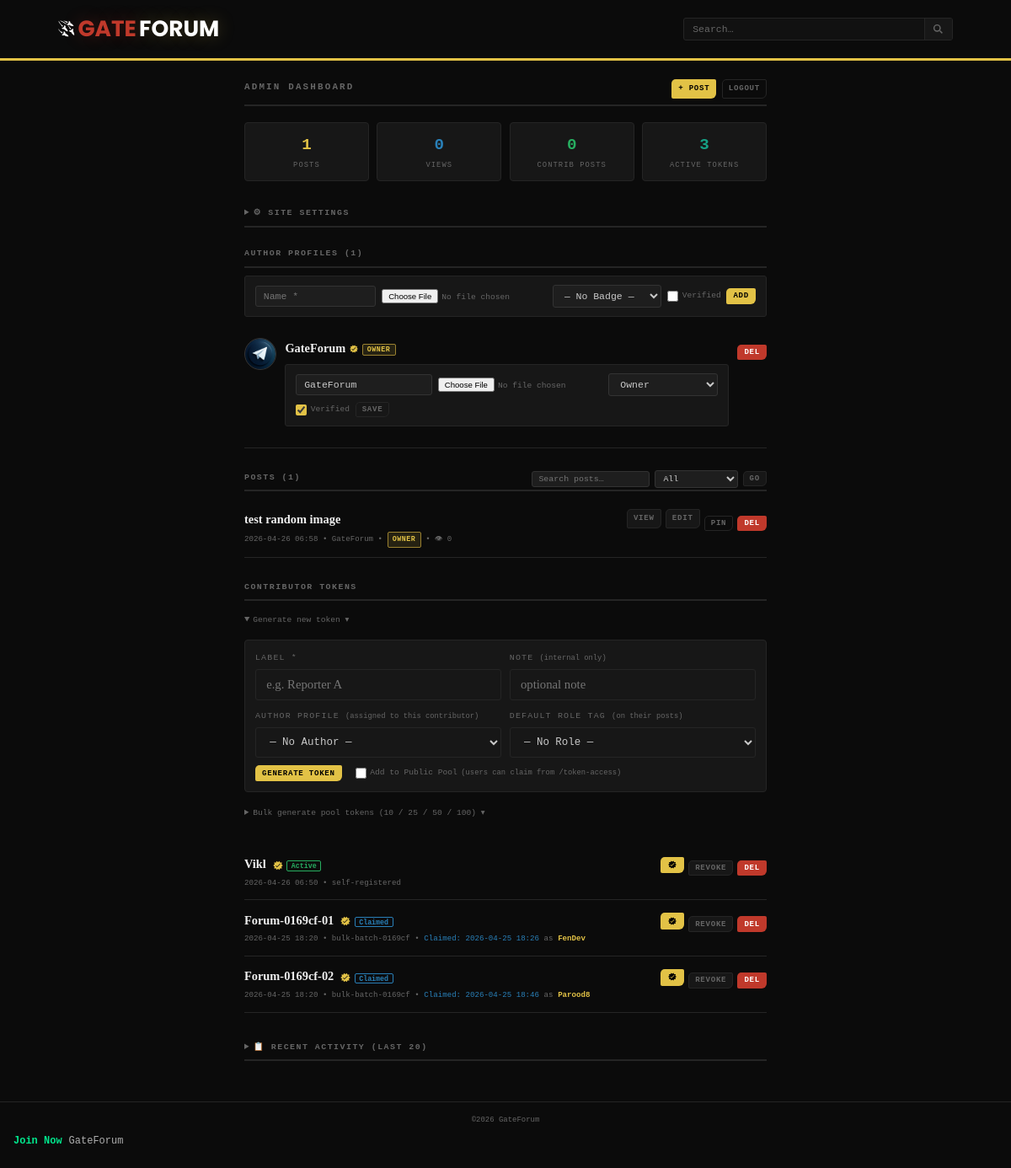
/ctrl9x4mQ7wZ2pL/panel (signed in), run on the app's committed database.
### tables this page shows
CREATE TABLE settings (
            key   TEXT PRIMARY KEY,
            value TEXT NOT NULL DEFAULT ''
        , updated TEXT NOT NULL DEFAULT '');

CREATE TABLE authors (
            id       TEXT PRIMARY KEY,
            name     TEXT NOT NULL UNIQUE,
            avatar   TEXT NOT NULL DEFAULT '',
            verified INTEGER NOT NULL DEFAULT 0,
            role_badge TEXT NOT NULL DEFAULT '',
            created  TEXT NOT NULL
        );

CREATE TABLE posts (
            id        TEXT PRIMARY KEY,
            title     TEXT NOT NULL,
            body      TEXT NOT NULL,
            images    TEXT NOT NULL DEFAULT '[]',
            author    TEXT NOT NULL DEFAULT 'GateForum',
            role      TEXT NOT NULL DEFAULT '',
            views     INTEGER NOT NULL DEFAULT 0,
            pinned    INTEGER NOT NULL DEFAULT 0,
            created   TEXT NOT NULL,
            edited    TEXT NOT NULL DEFAULT '',
            token_id  TEXT NOT NULL DEFAULT '',
            author_id TEXT NOT NULL DEFAULT ''
        );

CREATE TABLE tokens (
            id            TEXT PRIMARY KEY,
            label         TEXT NOT NULL,
            token_hash    TEXT NOT NULL UNIQUE,
            allowed_roles TEXT NOT NULL DEFAULT '',
            note          TEXT NOT NULL DEFAULT '',
            created       TEXT NOT NULL,
            revoked       INTEGER NOT NULL DEFAULT 0,
            is_pool       INTEGER NOT NULL DEFAULT 0,
            pool_token    TEXT NOT NULL DEFAULT '',
            claimed       INTEGER NOT NULL DEFAULT 0,
            claimed_at    TEXT NOT NULL DEFAULT '',
            claimed_by    TEXT NOT NULL DEFAULT '',
            claimed_name  TEXT NOT NULL DEFAULT '',
            claimed_avatar TEXT NOT NULL DEFAULT '',
            verified      INTEGER NOT NULL DEFAULT 0
        , author_id TEXT NOT NULL DEFAULT '', default_role TEXT NOT NULL DEFAULT '');

### app.py (the view)
@app.route(f"/{ADMIN_PREFIX}/panel")
@require_admin
def admin_dashboard():
    db      = get_db()
    q       = request.args.get("q","").strip()[:100]
    filt    = request.args.get("f","all")   # all | pinned | contributor
    base    = "SELECT * FROM posts"
    conds   = []; params = []
    if q:
        conds.append("(title LIKE ? OR author LIKE ?)")
        params += [f"%{q}%", f"%{q}%"]
    if filt == "pinned":
        conds.append("pinned=1")
    elif filt == "contributor":
        conds.append("token_id != ''")
    where = (" WHERE " + " AND ".join(conds)) if conds else ""
    posts   = db.execute(f"{base}{where} ORDER BY pinned DESC, created DESC",
                         params).fetchall()
    tokens  = db.execute("SELECT * FROM tokens ORDER BY revoked, created DESC").fetchall()
    authors = db.execute("SELECT * FROM authors ORDER BY name").fetchall()
    total_posts = db.execute("SELECT COUNT(*) FROM posts").fetchone()[0]
    total_views = db.execute("SELECT COALESCE(SUM(views),0) FROM posts").fetchone()[0]
    total_contrib = db.execute("SELECT COUNT(*) FROM posts WHERE token_id!=''").fetchone()[0]
    active_toks = db.execute("SELECT COUNT(*) FROM tokens WHERE revoked=0").fetchone()[0]
    activity   = db.execute("SELECT * FROM activity_log ORDER BY ts DESC LIMIT 20").fetchall()
    new_tok    = session.pop("new_token", None)
    new_label  = session.pop("new_token_label", None)
    bulk_created = session.pop("bulk_created", None)
    bulk_batch   = session.pop("bulk_batch", None)
    site_title   = get_setting("site_title","GateForum")
    site_tagline = get_setting("site_tagline","")
    maintenance  = get_setting("maintenance","0")
    ppp          = get_setting("posts_per_page","10")
    return render_template("admin_dashboard.html",
        posts=posts, tokens=tokens, authors=authors,
        new_token=new_tok, new_token_label=new_label,
        bulk_created=bulk_created, bulk_batch=bulk_batch,
        stats={"posts":total_posts,"views":total_views,
               "contrib":total_contrib,"active_toks":active_toks},
        activity=activity,
        q=q, filt=filt,
        site_title=site_title, site_tagline=site_tagline,
        maintenance=maintenance, ppp=ppp,
        all_roles=ALL_ROLES)

### templates/admin_dashboard.html (shortened to what this page needs)
{% extends "base.html" %}
{% block content %}
<div class="page-grid"><div></div>
<div class="form-wrap" style="max-width:800px">
  <div class="form-title">Admin Dashboard
    <span style="float:right;display:flex;gap:.4rem">
      <a href="{{ url_for('new_post') }}" class="btn btn-primary btn-sm">+ Post</a>
      <a href="{{ url_for('admin_logout') }}" class="btn btn-ghost btn-sm">Logout</a>
    </span>
  </div>
  <div style="display:grid;grid-template-columns:repeat(4,1fr);gap:.6rem;margin-bottom:1.4rem">
    {% for label, val, color in [
      ('Posts', stats.posts, 'var(--accent)'),
      ('Views', stats.views, 'var(--blue)'),
      ('Contrib Posts', stats.contrib, 'var(--green)'),
      ('Active Tokens', stats.active_toks, 'var(--teal)')
    ] %}
    <div style="background:var(--bg3);border:1px solid var(--border);border-radius:4px;padding:.6rem .8rem;text-align:center">
      <div style="font-family:var(--mono);font-size:1.2rem;font-weight:900;color:{{ color }}">{{ val }}</div>
      <div style="font-family:var(--mono);font-size:.55rem;color:var(--text-dim);text-transform:uppercase;letter-spacing:.12em">{{ label }}</div>
    </div>
    {% endfor %}
  </div>
  <details style="margin-bottom:1.4rem">
    <summary style="font-family:var(--mono);font-size:.62rem;font-weight:900;text-transform:uppercase;letter-spacing:.15em;color:var(--text-dim);cursor:pointer;padding:.4rem 0;border-bottom:2px solid var(--border)">
      &#9881; Site Settings
    </summary>
  </details>
  <div class="section-lbl">Author Profiles ({{ authors|length }})</div>
  <form method="POST" action="{{ url_for('author_create') }}" enctype="multipart/form-data" class="inline-form" autocomplete="off">
    <input type="text" name="name" placeholder="Name *" maxlength="80" required class="if-input" style="flex:1;min-width:120px">
    <input type="file" name="avatar" accept=".png,.jpg,.jpeg,.gif,.webp" class="if-file">
    <select name="role_badge" class="if-input" style="min-width:110px">
      <option value="">— No Badge —</option>
    </select>
    <label class="chk-label"><input type="checkbox" name="verified"> Verified</label>
    <button type="submit" class="btn btn-primary btn-sm">Add</button>
  </form>
  {% for a in authors %}
  <div class="dash-row">
    <div class="author-av">
      {% if a.avatar %}<img src="{{ url_for('static', filename='avatars/' ~ a.avatar) }}" alt="{{ a.name }}">
      {% else %}{{ a.name[0]|upper }}{% endif %}
    </div>
    <div class="dash-info">
      <div class="dash-title">
        {{ a.name }}
        {% if a.verified %}<svg width="12" height="12" viewBox="0 0 24 24" style="vertical-align:middle"><path fill="#e2c246" d="M9 3L8 6H4l1 4l-3 2l3 2l-1 4h4l1 3l3-2l3 2l1-3h4l-1-4l3-2l-3-2l1-4h-4l-1-3l-3 2zm7 5l1 1l-7 7l-3-3l1-1l2 2z"/></svg>{% endif %}
        {% if a.role_badge %}<span class="role-badge role-{{ a.role_badge }}">{{ a.role_badge }}</span>{% endif %}
      </div>
      <form method="POST" action="{{ url_for('author_edit', aid=a.id) }}" enctype="multipart/form-data" class="inline-form" style="margin-top:.4rem" autocomplete="off">
        <input type="text" name="name" value="{{ a.name }}" maxlength="80" class="if-input" style="flex:1;min-width:100px">
        <input type="file" name="avatar" accept=".png,.jpg,.jpeg,.gif,.webp" class="if-file">
        <select name="role_badge" class="if-input" style="min-width:100px">
          {% for r in all_roles %}
          <option value="{{ r }}" {% if r == a.role_badge %}selected{% endif %}>{{ r }}</option>
          {% endfor %}
        </select>
        <label class="chk-label"><input type="checkbox" name="verified" {% if a.verified %}checked{% endif %}> Verified</label>
        <button type="submit" class="btn btn-secondary btn-sm">Save</button>
      </form>
    </div>
    <form method="POST" action="{{ url_for('author_delete', aid=a.id) }}" onsubmit="return confirm('Delete author?')">
      <button class="btn btn-danger btn-sm">Del</button>
    </form>
  </div>
  {% else %}<div class="empty">No authors yet.</div>{% endfor %}
  <div class="section-lbl" style="margin-top:1.6rem">
    Posts ({{ posts|length }})
    <span style="float:right;display:flex;gap:.4rem;font-weight:400">
      <form method="GET" action="{{ url_for('admin_dashboard') }}" style="display:flex;gap:.35rem;align-items:center">
        <input type="text" name="q" value="{{ q }}" placeholder="Search posts…" class="if-input" style="width:140px;font-size:.62rem;padding:.2rem .45rem">
        <select name="f" class="if-input" style="font-size:.62rem;padding:.2rem .35rem">
          <option value="all" {% if filt=='all' %}selected{% endif %}>All</option>
        </select>
        <button type="submit" class="btn btn-secondary btn-sm">Go</button>
      </form>
    </span>
  </div>
  {% for p in posts %}
  <div class="dash-row">
    <div class="dash-info">
      <div class="dash-title">{% if p.pinned %}&#9733; {% endif %}{{ p.title }}{% if p.edited %} <span style="font-family:var(--mono);font-size:.55rem;color:var(--text-dim)">[edited]</span>{% endif %}</div>
      <div class="dash-meta">
        {{ p.created[:16] }} &bull; {{ p.author }}
        {% if p.role %}&bull; <span class="role-badge role-{{ p.role }}">{{ p.role }}</span>{% endif %}
        &bull; &#128065; {{ p.views }}
      </div>
    </div>
    <div class="dash-acts">
      <a href="{{ url_for('post_detail', post_id=p.id) }}" class="btn btn-secondary btn-sm">View</a>
      <a href="{{ url_for('admin_edit_post', post_id=p.id) }}" class="btn btn-secondary btn-sm">Edit</a>
      <form method="POST" action="{{ url_for('admin_pin', post_id=p.id) }}">
        <button class="btn btn-sm {% if p.pinned %}btn-accent{% else %}btn-ghost{% endif %}">
          {% if p.pinned %}Unpin{% else %}Pin{% endif %}
        </button>
      </form>
      <form method="POST" action="{{ url_for('admin_delete', post_id=p.id) }}" onsubmit="return confirm('Delete this post?')">
        <button class="btn btn-danger btn-sm">Del</button>
      </form>
    </div>
  </div>
  {% else %}<div class="empty">No posts found.</div>{% endfor %}
  <div class="section-lbl" style="margin-top:1.6rem">Contributor Tokens</div>
  <details open>
    <summary style="font-family:var(--mono);font-size:.6rem;color:var(--text-dim);cursor:pointer;padding:.3rem 0;margin-bottom:.6rem">
      Generate new token ▾
    </summary>
    <form method="POST" action="{{ url_for('token_create') }}" style="background:var(--bg3);border:1px solid var(--border);border-radius:4px;padding:.75rem;margin-bottom:.8rem" autocomplete="off">
      <div style="display:grid;grid-template-columns:1fr 1fr;gap:.6rem;margin-bottom:.6rem">
        <div class="fg" style="margin:0">
          <label>Label *</label>
          <input type="text" name="label" placeholder="e.g. Reporter A" maxlength="80" required class="if-input" style="width:100%">
        </div>
        <div class="fg" style="margin:0">
          <label>Note <span class="hint">(internal only)</span></label>
          <input type="text" name="note" placeholder="optional note" maxlength="200" class="if-input" style="width:100%">
        </div>
      </div>
      <div style="display:grid;grid-template-columns:1fr 1fr;gap:.6rem;margin-bottom:.6rem">
        <div class="fg" style="margin:0">
          <label>Author Profile <span class="hint">(assigned to this contributor)</span></label>
          <select name="author_id" class="if-input" style="width:100%">
            <option value="">— No Author —</option>
          </select>
        </div>
        <div class="fg" style="margin:0">
          <label>Default Role Tag <span class="hint">(on their posts)</span></label>
          <select name="default_role" class="if-input" style="width:100%">
            <option value="">— No Role —</option>
          </select>
        </div>
      </div>
      <div style="display:flex;gap:1rem;align-items:center;flex-wrap:wrap">
        <button type="submit" class="btn btn-primary btn-sm">Generate Token</button>
        <label class="chk-label">
          <input type="checkbox" name="is_pool"> Add to Public Pool <span class="hint">(users can claim from /token-access)</span>
        </label>
      </div>
    </form>
  </details>
  <details style="margin-bottom:.8rem">
    <summary style="font-family:var(--mono);font-size:.6rem;color:var(--text-dim);cursor:pointer;padding:.3rem 0;margin-bottom:.6rem">
      Bulk generate pool tokens (10 / 25 / 50 / 100) ▾
    </summary>
  </details>
  {% for t in tokens %}
  <div class="dash-row {% if t.revoked %}dash-row--dim{% endif %}">
    <div class="dash-info">
      <div class="dash-title">
        {{ t.label }}
        {% if t.verified %}<svg width="14" height="14" viewBox="0 0 24 24" style="vertical-align:middle;margin-left:.2rem"><path fill="#e2c246" d="M9 3L8 6H4l1 4l-3 2l3 2l-1 4h4l1 3l3-2l3 2l1-3h4l-1-4l3-2l-3-2l1-4h-4l-1-3l-3 2zm7 5l1 1l-7 7l-3-3l1-1l2 2z"/></svg>{% endif %}
        {% if t.revoked %}<span class="badge-rev">Revoked</span>
        {% elif t.is_pool and t.claimed %}<span style="font-family:var(--mono);font-size:.52rem;color:var(--blue);border:1px solid var(--blue);padding:.05rem .28rem;border-radius:2px">Claimed</span>
        {% elif t.is_pool %}<span style="font-family:var(--mono);font-size:.52rem;color:var(--teal);border:1px solid var(--teal);padding:.05rem .28rem;border-radius:2px">Pool</span>
        {% else %}<span class="badge-act">Active</span>{% endif %}
      </div>
      <div class="dash-meta">
        {{ t.created[:16] }}
        {% if t.note %}&bull; {{ t.note }}{% endif %}
        {% if t.is_pool and t.claimed %}&bull; <span style="color:var(--blue)">Claimed: {{ t.claimed_at[:16] }}</span>{% if t.claimed_name %} as <strong style="color:var(--accent)">{{ t.claimed_name }}</strong>{% endif %}{% endif %}
      </div>
    </div>
    <div class="dash-acts">
      {% if not t.revoked %}
      <form method="POST" action="{{ url_for('token_verify', tid=t.id) }}" style="display:inline">
        <button class="btn btn-sm {% if t.verified %}btn-accent{% else %}btn-ghost{% endif %}" title="{% if t.verified %}Remove verified{% else %}Add verified{% endif %}">
          <svg width="12" height="12" viewBox="0 0 24 24"><path fill="currentColor" d="M9 3L8 6H4l1 4l-3 2l3 2l-1 4h4l1 3l3-2l3 2l1-3h4l-1-4l3-2l-3-2l1-4h-4l-1-3l-3 2zm7 5l1 1l-7 7l-3-3l1-1l2 2z"/></svg>
        </button>
      </form>
      <form method="POST" action="{{ url_for('token_revoke', tid=t.id) }}" onsubmit="return confirm('Revoke this token?')">
        <button class="btn btn-secondary btn-sm">Revoke</button>
      </form>
      {% endif %}
      <form method="POST" action="{{ url_for('token_delete', tid=t.id) }}" onsubmit="return confirm('Delete permanently?')">
        <button class="btn btn-danger btn-sm">Del</button>
      </form>
    </div>
  </div>
  {% else %}<div class="empty">No tokens yet.</div>{% endfor %}
  <details style="margin-top:1.6rem">
    <summary style="font-family:var(--mono);font-size:.62rem;font-weight:900;text-transform:uppercase;letter-spacing:.15em;color:var(--text-dim);cursor:pointer;padding:.4rem 0;border-bottom:2px solid var(--border)">
      &#128203; Recent Activity (last 20)
    </summary>
  </details>
</div>
<div></div></div>
{% endblock %}

### templates/base.html (shortened to what this page needs)
<!DOCTYPE html>
<html lang="en">
<head>
  <link rel="stylesheet" href="{{ url_for('static', filename='css/fonts.css') }}">
  <link rel="stylesheet" href="{{ url_for('static', filename='css/style.css') }}">
</head>
<body>
<div class="site-wrap">
  <header class="site-header">
    <div class="header-inner">
      <a href="{{ url_for('index') }}" class="site-logo">
        <span class="die">{{ site_title.split()[0] if site_title else 'Die' }}</span>{{ site_title.split()[1] if site_title.split()|length > 1 else 'Net' }}
      </a>
      <form class="header-search" method="GET" action="{{ url_for('search') }}">
        <input type="text" name="q" placeholder="Search…" maxlength="200" autocomplete="off" class="hs-input">
        <button type="submit" class="hs-btn" title="Search">
          <svg viewBox="0 0 16 16" fill="none" stroke="currentColor" stroke-width="1.8" width="13" height="13">
            <circle cx="6.5" cy="6.5" r="4.5"/><line x1="10.5" y1="10.5" x2="14" y2="14"/>
          </svg>
        </button>
      </form>
    </div>
  </header>
  <main>{% block content %}{% endblock %}</main>
  <footer class="site-footer">
  ©2026 GateForum
  <div class="footer-line">
    <span class="wallet-title">Join Now</span>
    <span class="wallet-address">
    GateForum
    </span>
  </div>
</footer>
</div>
</body>
</html>

### data on the page
settings: value "GATE", split|length "FORUM"
authors: avatar (picture), name "GateForum", role_badge "OWNER", role_badge "Owner", verified "☑"
posts: title "test random image", created "2026-04-26 06:58", author "GateForum", role "OWNER", views "0", pinned "PIN"
tokens: label "Vikl", verified 1 (drawn), revoked "Active", created "2026-04-26 06:50", note "self-registered"
tokens: label "Forum-0169cf-01", verified 1 (drawn), revoked "Claimed", created "2026-04-25 18:20", note "bulk-batch-0169cf", claimed_at "2026-04-25 18:26", claimed_name "FenDev"
tokens: label "Forum-0169cf-02", verified 1 (drawn), revoked "Claimed", created "2026-04-25 18:20", note "bulk-batch-0169cf", claimed_at "2026-04-25 18:46", claimed_name "Parood8"

### other printed values
{{ val }} "1" "0" "0" "3"
{{ label }} "POSTS" "VIEWS" "CONTRIB POSTS" "ACTIVE TOKENS"
{{ authors|length }} "1"
{{ posts|length }} "1"
